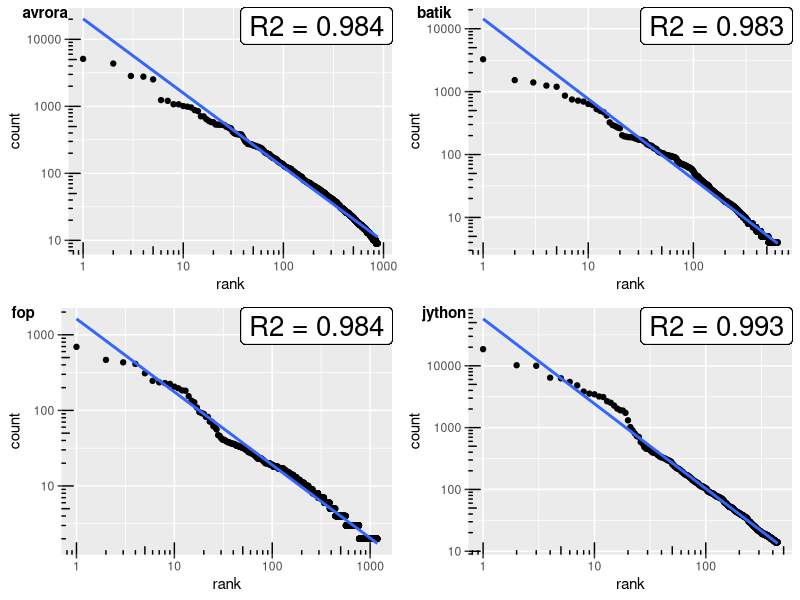

The R source for this figure:
#!/usr/bin/env Rscript
library("ggplot2")
library("ggpubr")

avrora <- read.table("table/avrora.csv", head = TRUE, sep = ",")
batik <- read.table("table/batik.csv", head = TRUE, sep = ",")
fop <- read.table("table/fop.csv", head = TRUE, sep = ",")
jython <- read.table("table/jython.csv", head = TRUE, sep = ",")

regression <- function(data) {
    y <- data$count
    x <- data$rank
    m <- lm(log10(y) ~ log10(x))
    p <- ggplot(data, aes(x = rank, y = count)) + geom_point() +
        geom_smooth(method = "lm", se = FALSE) +
        geom_label(data = data,
                   aes(x = Inf, y = Inf,
                       label = paste("R2 =", round(summary(m)$r.squared, digits = 3), sep = " ")),
                   hjust = 1, vjust = 1, size=7) +
        scale_y_log10() +
        scale_x_log10() +
        annotation_logticks(sides = "lb")
                                        # Log base 10 scale + log ticks (on left and bottom side)
    return(p)
}

p_avrora <- regression(avrora)
p_batik <- regression(batik)
p_fop <- regression(fop)
p_jython <- regression(jython)

pdf("output/dacapo.pdf")

ggarrange(p_avrora, p_batik, p_fop, p_jython,
          ncol = 2, nrow = 2,
          labels = c("avrora", "batik", "fop", "jython"),
          font.label=list(color="black", size=11))
